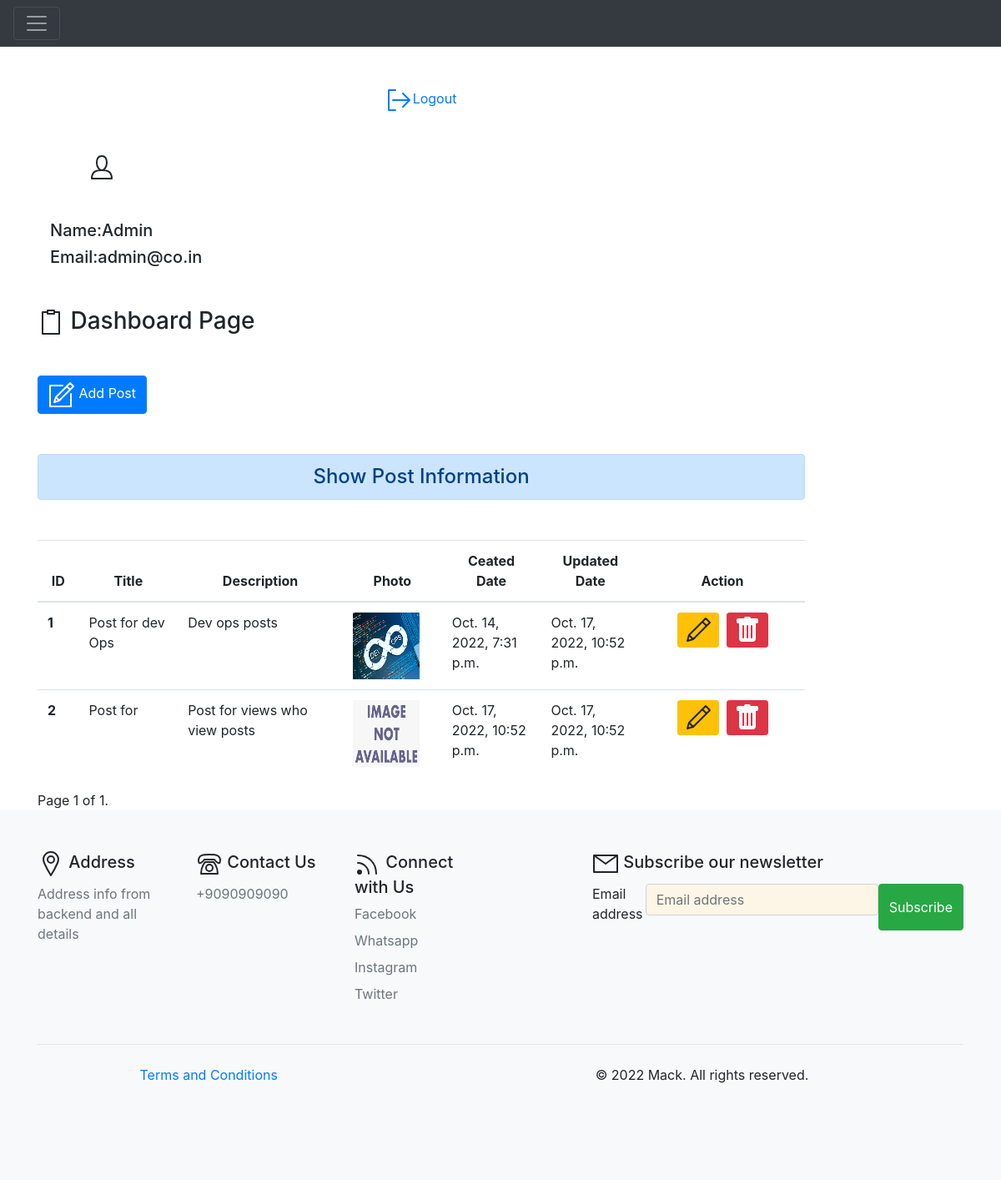
The page /dashboard/ (signed in) on the database its author committed.
### blog/models.py (models this page shows, shortened)
class Post(models.Model):
    title = models.CharField(max_length=500)
    description = models.TextField(max_length=500)
    photo = models.ImageField(upload_to='static/images/',blank=True)
    created_at = models.DateTimeField(auto_now_add=True)
    updated_at = models.DateTimeField(auto_now=True)
    class Meta:
        verbose_name = 'Post'
        verbose_name_plural = 'Post'

### blog/views.py (the view)
# urls.py: path('dashboard/',views.dashboard,name="dashboard"),
def dashboard(request):
    if request.user.is_authenticated:
        posts = Post.objects.all()
        paginator = Paginator(posts,5)
        page_number = request.GET.get('page')
        page_obj = paginator.get_page(page_number)
        user = request.user
        full_name = user.get_full_name()
        email = user.email
        gps = user.groups.all()
        return render(request, 'blog/dashboard.html', {'posts': page_obj,'full_name':full_name,'groups':gps,'email':email,'page_obj':page_obj})
    else:
        return HttpResponseRedirect('/login/')

### blog/templates/blog/dashboard.html (shortened to what this page needs)
{% extends 'blog/base.html' %}
{% load  static %}
{% block side %}
<div class="col-sm-10">
  <div align="center">
    <a href="{% url 'logout'%}"><svg id="i-signout" xmlns="http://www.w3.org/2000/svg" viewBox="0 0 32 32" width="32" height="32" fill="none" stroke="currentcolor" stroke-linecap="round" stroke-linejoin="round" stroke-width="2">
      <path d="M28 16 L8 16 M20 8 L28 16 20 24 M11 28 L3 28 3 4 11 4" />
    </svg>Logout</a>
  </div>
  <div class="col-sm-2 text-center">
    <h4 class="my-5"></h4>
    <h5>Name:{{full_name}}</h5>
    <h5>Email:{{email}}</h5>
  </div>
{% endblock side %}
{% block content%}
    <h3 class="my-5"><svg id="i-clipboard" xmlns="http://www.w3.org/2000/svg" viewBox="0 0 32 32" width="32" height="32" fill="none" stroke="currentcolor" stroke-linecap="round" stroke-linejoin="round" stroke-width="2">
      <path d="M12 2 L12 6 20 6 20 2 12 2 Z M11 4 L6 4 6 30 26 30 26 4 21 4" />
  </svg> Dashboard Page</h3>
    <a href="{% url 'add_post'%}" class="btn btn-primary"><svg id="i-compose" xmlns="http://www.w3.org/2000/svg" viewBox="0 0 32 32" width="32" height="32" fill="none" stroke="currentcolor" stroke-linecap="round" stroke-linejoin="round" stroke-width="2">
      <path d="M27 15 L27 30 2 30 2 5 17 5 M30 6 L26 2 9 19 7 25 13 23 Z M22 6 L26 10 Z M9 19 L13 23 Z" />
  </svg> Add Post</a>
    <h4 class="text-center alert alert-primary my-5">Show Post Information</h4>
    {% if posts %}
    <table class="table table-hover ">
      <thead>
        <tr class="text-center">
          <th scope="col" style="width:5%">ID</th>
          <th scope="col" style="width:12%">Title</th>
          <th scope="col" style="width:20%">Description</th>
          <th scope="col" style="width:12%">Photo</th>
          <th scope="col" style="width:12%">Ceated Date</th>
          <th scope="col" style="width:12%">Updated Date</th>
          <th scope="col" style="width:20%">Action</th>
        </tr>
      </thead>
      <tbody>
        {% if page_obj %}
        {% for post in posts %}
        <tr>
          <th scope="row">{{post.id}}</th>
          <td>{{post.title}}</td>
          <td>{{post.description}}</td>
          {% if post.photo %}
          <td><img src="{{post.photo.url}}" alt="no image found" height=80 width=80></img></td>
          {% else %}
          <td><img src="/static/images/image_not_found.png" alt="" height=80 width=80></img></td>
          {% endif %}
          <td>{{post.created_at}}</td>
          <td>{{post.updated_at}}</td>
          <td class="text-center">
            <a href="{% url 'update_post' post.id %}" class="btn btn-warning btn-sm"><svg id="i-edit" xmlns="http://www.w3.org/2000/svg" viewBox="0 0 32 32" width="32" height="32" fill="none" stroke="currentcolor" stroke-linecap="round" stroke-linejoin="round" stroke-width="2">
              <path d="M30 7 L25 2 5 22 3 29 10 27 Z M21 6 L26 11 Z M5 22 L10 27 Z" />
          </svg></a>&nbsp;
            {% if  perms.blog.delete_post %}
            <form action="{% url 'delete' post.id %}" method="post" class="d-inline">
            <button class="btn btn-danger btn-sm"></button>
            </form>
          {% endif %}
          </td>
        </tr>
        {% endfor %}
        {% endif %}
      </tbody>
    </table>
<div class="pagination">
  <span class="step-links">
      <span class="current">
          Page {{ page_obj.number }} of {{ page_obj.paginator.num_pages }}.
      </span>
  </span>
</div>
    {% else %}
    <h4 class="text-center alert alert-warning">No Data Found</h4>
    {% endif %}
    </div>
</div>
{% endblock content%}

### blog/templates/blog/base.html (shortened to what this page needs)
<!DOCTYPE html>
{% load static %}
<html lang="en">
<head>
    <link rel="stylesheet" href="{% static  'blog/css/bootstrap.css'%}">
    <link rel="stylesheet" href="{% static  'blog/css/style.css'%}">
</head>
<body>
    {% include 'blog/navbar.html' %}
<br>
<div class="container">
<div class="row">
    {% block side%}
    {% endblock side%}
    {% block content%}
    {% endblock content%}
</div>
<div class="fluid bg-light ">
    <div>
    {% include 'blog/footer.html' %}
</body>
</html>

### blog/templates/blog/navbar.html (shortened to what this page needs)
    <nav class="navbar navbar-dark bg-dark">
      <button class="navbar-toggler" type="button" data-toggle="collapse" data-target="#navbarToggleExternalContent" aria-controls="navbarToggleExternalContent" aria-expanded="false" aria-label="Toggle navigation">
        <span class="navbar-toggler-icon"></span>
      </button>
    </nav>

### blog/templates/blog/footer.html (shortened to what this page needs)
<footer>
<div class="container">
    <footer class="py-5">
      <div class="row">
        <div class="col-6 col-md-2 mb-3">
          <h5> Address</h5>
          <ul class="nav flex-column">
            <li class="nav-item mb-2"><a href="#" class="nav-link p-0 text-muted">Address info from backend and all details</a></li>
          </ul>
        </div>
        <div class="col-6 col-md-2 mb-3">
          <h5> Contact Us </h5>
          <ul class="nav flex-column">
            <li class="nav-item mb-2"><a href="#" class="nav-link p-0 text-muted">+9090909090</a></li>
          </ul>
        </div>
        <div class="col-6 col-md-2 mb-3">
          <h5><svg id="i-feed" xmlns="http://www.w3.org/2000/svg" viewBox="0 0 32 32" width="32" height="32" fill="none" stroke="currentcolor" stroke-linecap="round" stroke-linejoin="round" stroke-width="2">
            <circle cx="6" cy="26" r="2" fill="currentColor" />
            <path d="M4 15 C11 15 17 21 17 28 M4 6 C17 6 26 15 26 28" />
        </svg> Connect with Us </h5>
          <ul class="nav flex-column">
            <li class="nav-item mb-2"><a href="#" class="nav-link p-0 text-muted">Facebook</a></li>
            <li class="nav-item mb-2"><a href="#" class="nav-link p-0 text-muted">Whatsapp</a></li>
            <li class="nav-item mb-2"><a href="#" class="nav-link p-0 text-muted">Instagram</a></li>
            <li class="nav-item mb-2"><a href="#" class="nav-link p-0 text-muted">Twitter</a></li>
          </ul>
        </div>
        <div class="col-md-5 offset-md-1 mb-3">
          <form action="#" method="post">
            <h5><svg id="i-mail" xmlns="http://www.w3.org/2000/svg" viewBox="0 0 32 32" width="32" height="32" fill="none" stroke="currentcolor" stroke-linecap="round" stroke-linejoin="round" stroke-width="2">
              <path d="M2 26 L30 26 30 6 2 6 Z M2 6 L16 16 30 6" />
          </svg> Subscribe our newsletter</h5>
            <div class="d-flex flex-column flex-sm-row w-100 gap-2">
              <label for="newsletter1" class="visually-hidden">Email address</label>
              <input id="newsletter1" type="email" class="form-control" placeholder="Email address">
              <button class="btn btn-success" type="button">Subscribe</button>
            </div>
          </form>
        </div>
      </div>
      <div class="d-flex flex-column flex-sm-row justify-content-between py-4 my-4 border-top">
        <div class="col-md-5 offset-md-1 mb-3">
          <a href="{% url 'terms'%}" class="col-6 col-md-2 mb-3">Terms and Conditions</a>
      </div>
        <p>&copy; 2022 Mack. All rights reserved.</p>
        <ul class="list-unstyled d-flex">
          <li class="ms-3"><a class="link-dark" href="#"><svg class="bi" width="24" height="24"><use xlink:href="#twitter"/></svg></a></li>
          <li class="ms-3"><a class="link-dark" href="#"><svg class="bi" width="24" height="24"><use xlink:href="#instagram"/></svg></a></li>
          <li class="ms-3"><a class="link-dark" href="#"><svg class="bi" width="24" height="24"><use xlink:href="#facebook"/></svg></a></li>
        </ul>
      </div>
    </footer>
</div>
    </body>
  </html>

### blog/static/blog/css/style.css (style rules this page uses)
.form-control, .form-control:focus { background-color: oldlace; }

### rows shown on the page
Post: id "1", title "Post for dev Ops", description "Dev ops posts", photo (picture), created_at "Oct. 14, 2022, 7:31 p.m.", updated_at "Oct. 17, 2022, 10:52 p.m."
Post: id "2", title "Post for", description "Post for views who view posts", created_at "Oct. 17, 2022, 10:52 p.m.", updated_at "Oct. 17, 2022, 10:52 p.m."

### other values the page prints
{{ full_name }} "Admin"
{{ email }} "admin@co.in"
{{ page_obj.number }} "1"
{{ page_obj.paginator.num_pages }} "1"
